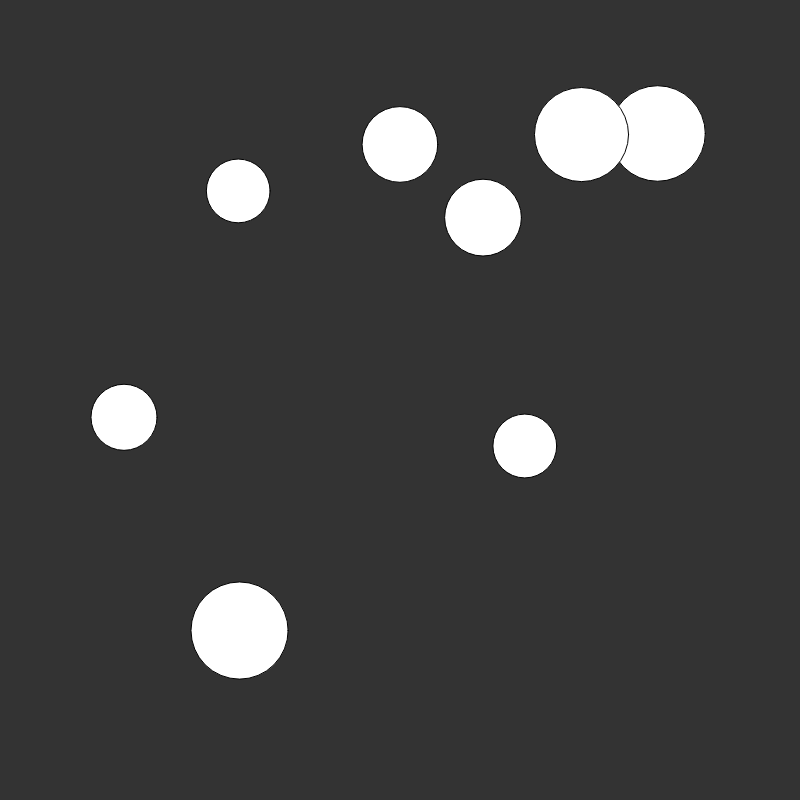
Frame 1 (no input)
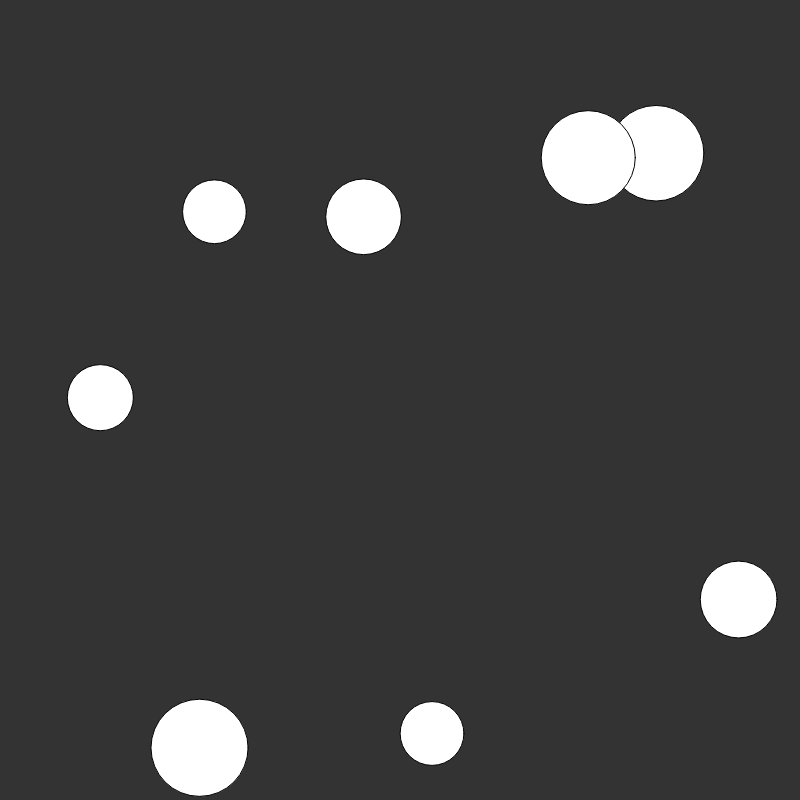
Frame 60 (no input)
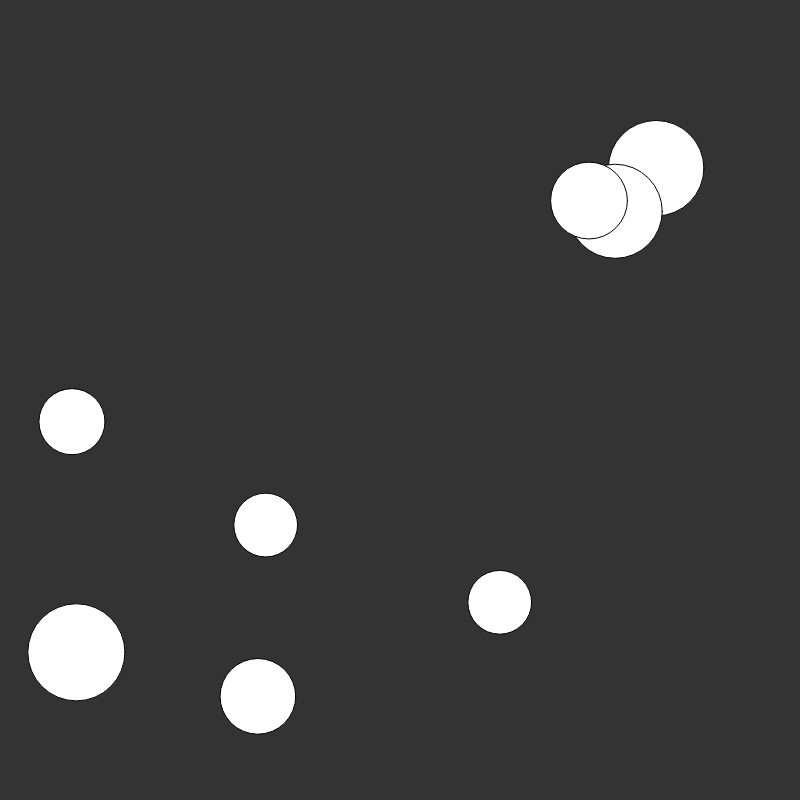
Frame 120 (the mouse pressed at the canvas centre since frame 60)

The p5.js sketch that drew these frames (run headless with seeded random() and noise() and a simulated clock; from frame 60 on, the mouse is pressed at the canvas centre):

// p5.js sketch
// ── sketch.js
let balls = [];
let gravity;
// let myBall = new Ball(createVector(width/2, height/2), createVector(0,0), 80); 

function setup() {
  // put setup code here
	createCanvas(800,800);
	
	gravity = createVector(0,0.5);
	
	for (let i = 0; i < 8; i++) {
		let size = random(40, 120);	
		let position = createVector(size + random(0,width - size), size + random(0, height - size));
		let velocity = createVector(random(-10,10), random(-10,10));
		balls.push(new Ball(position, velocity, size));
	}
 } 

function draw() {
  // put drawing code here
 	background(51);
	for (let i = 0; i < balls.length; i++) {
		for (let j = i + 1; j < balls.length; j++) {
			//console.log(i, j);
			//console.log(balls[i].isColliding(balls[j]));
			if (balls[i].isColliding(balls[j])) {
				balls[i].velocity.mult(-1);
				balls[j].velocity.mult(-1);
			}
		}
		balls[i].applyForce(gravity);
		balls[i].move();
		balls[i].show();
	}
}

// ── ball.js
class Ball {
	constructor(position, velocity, size,) {
		this.position = position;
		this.velocity = velocity;
		this.acceleration = createVector(0,0);
		this.size = size;
		this.mass = size; // setting mass equal to size for now
	}

	applyForce(force) {
		this.acceleration.add(force);	
	}

	checkEdges() {
		// check for collisions with the canvas boundries 
		if (this.position.x <= 0 + this.size/2 || this.position.x >= width - this.size/2)	{
			this.velocity.x *= -1; 
		} 
	  if (this.position.y <= 0 + this.size/2 || this.position.y >= height - this.size/2) {
			this.velocity.y *= -1;
		} 
	}
	
	move() {
		// move the ball to it's new position by adding velocity to position	
		this.checkEdges();
		this.velocity.add(this.acceleration);	
		this.position.add(this.velocity);
		this.acceleration = createVector(0,0);
	}


	show() {
  		ellipse(this.position.x, this.position.y, this.size);
	}

	isColliding(other) {
		let d = this.position.dist(other.position);
		// size equals to the diameter but since position is at the center of the ellipse we need to divive by 2 to get the circles radii
		return (d < this.size / 2 + other.size / 2);
	}
}
